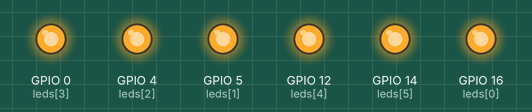
Simulated run of this program. Board: ESP8266 (Wemos D1 mini). Parts: output pins drawn as LEDs (lit = HIGH).

Above: at 1.0 s.
Timing chart, 0 to 40.0 s (numbered marks = the images above):
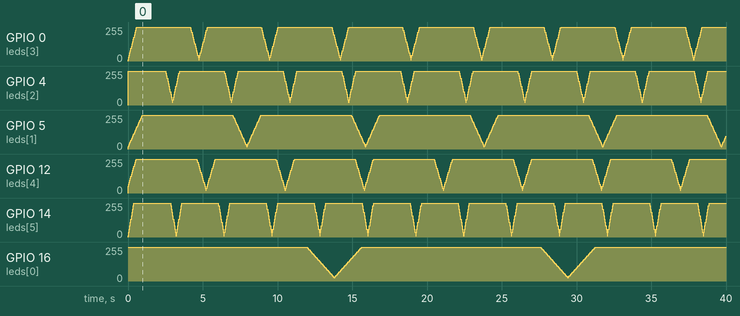

The program:

main.cpp
```cpp
//#include <ESP8266WiFi.h>
#include <ESP8266mDNS.h>
//#include <WiFiUdp.h>
#include <ArduinoOTA.h>

int leds[6] = {16, 5, 4, 0, 12, 14};
int brightness[6] = {255, 16, 500, 10, 50, 10};
int fadeAmount[6] = {5, 10, 20, 17, 15, 25};

// the setup routine runs once when you press reset:
void setup()  {
  for(int i = 0; i < 6; i++){
    pinMode(leds[i], OUTPUT);
  }
}

void loop()  {
  for(int i = 0; i < 6; i++){
    analogWrite(leds[i], brightness[i]);
    brightness[i] = brightness[i] + fadeAmount[i];
    if (brightness[i] <=25 || brightness[i] >= 998) {
      fadeAmount[i] = -fadeAmount[i] ;
    } //!!!: this will get pulled out....
  }
  delay(40);
}

/*
static const uint8_t D0   = 16;
static const uint8_t D1   = 5;
static const uint8_t D2   = 4;
static const uint8_t D3   = 0;
static const uint8_t D4   = 2;
static const uint8_t D5   = 14;
static const uint8_t D6   = 12;
static const uint8_t D7   = 13;
static const uint8_t D8   = 15;
static const uint8_t D9   = 3;
static const uint8_t D10  = 1;
*/
```
